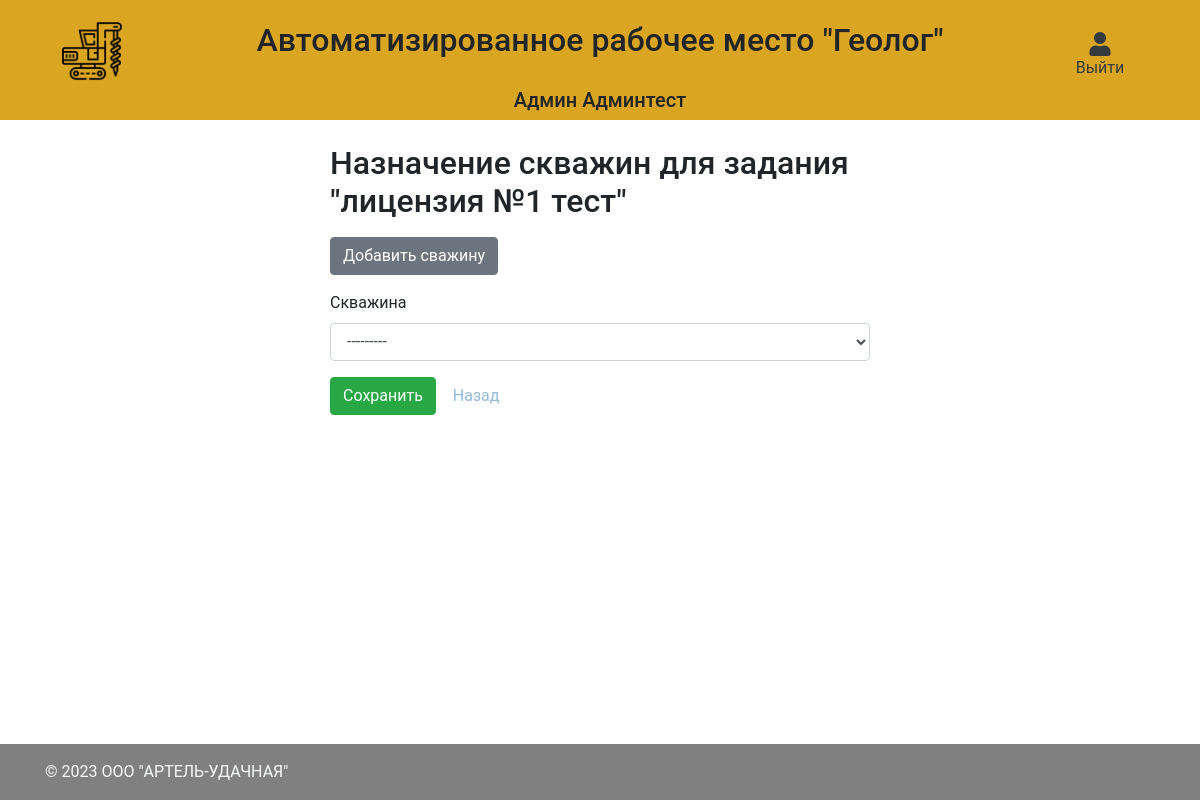
Page /wells/set_welltasks/1 (signed in) on the committed database.
### main/models.py (models this page shows, shortened)
class CustomUser(AbstractBaseUser, PermissionsMixin):
    username = models.CharField("Логин пользователя", max_length=50, unique=True)
    first_name = models.CharField("Имя", max_length=50)
    last_name = models.CharField("Фамилия", max_length=50)
    patronymic = models.CharField("Отчество", max_length=50, default="нет")
    team = models.ForeignKey(Team, verbose_name="Номер бригады", on_delete=models.CASCADE, null=True)
    phone_number = models.CharField("Номер телефона", max_length=50, default="Не указано")
    email = models.EmailField(verbose_name="Email", max_length=255, unique=True, blank=True, null=True)
    role = models.ForeignKey(Role, on_delete=models.CASCADE, verbose_name="Должность")
    is_superuser = models.BooleanField(default=False)
    is_active = models.BooleanField(default=True)
    is_admin = models.BooleanField(default=False)
    objects = CustomUserManager()
    created_at = models.DateTimeField("Дата создания", auto_now_add=True)
    updated_at = models.DateTimeField("Дата обновления", auto_now=True)
    USERNAME_FIELD = 'username'
    REQUIRED_FIELDS = ['password']
    class Meta:
        verbose_name = "Пользователь"
        verbose_name_plural = "Пользователи"

class License(models.Model):
    short_name = models.CharField("Наименование", max_length=255)
    name = models.TextField("Полное наименование")
    geologist = models.ForeignKey(CustomUser, related_name='geologist_id', on_delete=models.SET_NULL, verbose_name="Геолог", null=True)
    status = models.ForeignKey(LicenseStatus, on_delete=models.CASCADE, verbose_name="Статус")
    used_enginery = models.TextField("Используемая техника", null=True, default="Не назначено")
    watercourses = models.ManyToManyField(WaterCourse, through='LicenseWaterCourse', through_fields=('license', 'watercourse'), verbose_name="Водотоки", blank=True)
    lines = models.ManyToManyField(Line, through='LineLicenseWaterCourse', through_fields=('license', 'line'), verbose_name="Водотоки", blank=True)
    comment = models.TextField("Комментарий", null=True, blank=True)
    created_at = models.DateTimeField("Дата создания", auto_now_add=True)
    updated_at = models.DateTimeField("Дата обновления", auto_now=True)
    class Meta:
        verbose_name = "Лицензия"
        verbose_name_plural = "Лицензии"

### main/views.py (the view)
# urls.py: path('wells/set_welltasks/<int:pk>', views.WellTaskCreateView.as_view(), name='wells_task_add'),
class WellTaskCreateView(LoginRequiredMixin, CreateView):
    template_name = "main/tasks/wells/well_tasks/new.html"
    model = models.WellTask
    form_class = forms.WellTaskCreateForm
    success_url = "/main_menu?target=tasks"
    def get_context_data(self, **kwargs):
        context = super().get_context_data(**kwargs)
        task_id = self.kwargs.get("pk")
        context['task_id'] = task_id
        context['task_name'] = models.License.objects.get(pk=task_id).short_name
        return context

### main/forms.py
class WellTaskCreateForm(forms.ModelForm):
    class Meta:
        model = models.WellTask
        fields = '__all__'

### main/models.py (called while the page is built)
    def __str__(self):
        return self.name

### templates/main/tasks/wells/well_tasks/new.html (shortened to what this page needs)
{% extends "layout.html" %}
{% block content %}
{% load widget_tweaks %}
    <div class="col-12">
        <div class="row justify-content-center">
        <div class="col-md-6">
            <h2>Назначение скважин для задания "{{ task_name }}"</h2>
            <form method="post">
                <div class="form-group">
                    <a href="/wells/add" class="btn btn-secondary mt-2">Добавить сважину</a>
                </div>
                {% for field in form.visible_fields %}
                    {% if field.name == 'task' %}
                        <div class="form-group">
                            <input type="hidden" name="task" value="{{ task_id }}">
                            {% for error in field.errors %}
                                <span class="help-block text-danger">{{ error }}</span>
                            {% endfor %}
                        </div>
                    {% else %}
                        <div class="form-group">
                            <label for="{{ field.id_for_label }}">{{ field.label }}</label>
                            {% render_field field class="form-control" placeholder=field.label %}
                        </div>
                    {% endif %}
                {% endfor %}
                <div class="form-group">
                    <button type="submit" class="btn btn-success">
                     Сохранить
                    </button>
                    <a href="{{request.META.HTTP_REFERER}}" class="btn btn-default">Назад</a>
                </div>
            </form>
        </div>
        </div>
    </div>
{% endblock %}

### templates/layout.html (shortened to what this page needs)
<html lang="en">
    <head>
        <link rel="stylesheet" href="https://maxcdn.bootstrapcdn.com/bootstrap/4.0.0/css/bootstrap.min.css">
        <link rel="stylesheet" href="https://cdnjs.cloudflare.com/ajax/libs/font-awesome/5.15.4/css/all.min.css" />
        <link rel="stylesheet" href="/static/css/main.css" />
    </head>
    <body class="d-flex flex-column min-vh-100">
      <div class="container-fluid navbar-light bg-navbar-main">
        <div class="row">
            <div class="col-12 col-lg-2 text-center mt-3">
              <a href="/"><img class="img-fluid navbar-brand" src="/static/images/navbar_brand.png"></a>
            </div>
            <div class="col-12 col-lg-8 justify-content-center d-flex align-items-center">
              <h2>Автоматизированное рабочее место "Геолог"</h2>
            </div>
            <div class="col-12 col-lg-2 text-center mt-3">
              <ul class="d-none d-lg-block navbar-nav mr-auto mt-2 ml-3 ml-md-0 mt-lg-0 justify-content-center">
                {% if request.user.is_authenticated %}
                  <li class="nav-item dropdown">
                    <a class="nav-link d-flex flex-column text-dark mt-2" href="/logout">
                      <i class="fa fa-user" aria-hidden="true" style="font-size: 24px;"></i> Выйти
                    </a>
                  </li>
                {% else %}
                  {% comment %} <li class="nav-item m-lg-0">
                    <i class="fa fa-user" aria-hidden="true" style="font-size: 24px;">Войти</i>
                  </li> {% endcomment %}
                {% endif %}
              </ul>
            </div>
            <div class="col-12 col-lg-12 justify-content-center d-flex align-items-center">
              <h5 class="text-center">
                {% if request.user.is_authenticated %}
                  {{ request.user.first_name }} {{ request.user.last_name }}
                {% else %}
                  {% comment %} <li class="nav-item m-lg-0">
                    <i class="fa fa-user" aria-hidden="true" style="font-size: 24px;">Войти</i>
                  </li> {% endcomment %}
                {% endif %}
              </h5>
            </div>
        </div>
      </div>
      <div class="container mt-4">
          <div class="row">
              {% block content %}{% endblock %}
          </div>
      </div>
      <footer class="mt-auto py-3" style="background-color: #808080">
        <div class="container">
          <span class="text-light">© 2023 OOO "АРТЕЛЬ-УДАЧНАЯ"</span>
        </div>
      </footer>
    </body>
</html>

### static/css/main.css (style rules this page uses)
body { font-family: "Roboto", sans-serif; height: 100vh; }
.bg-navbar-main { background-color: #DAA520; }
a { color: #92badd; display:inline-block; text-decoration: none; font-weight: 400; }
.navbar-brand { width: 35%!important; }

### rows in the picture
CustomUser: user.first_name "Админ", user.last_name "Админтест"
License: short_name "лицензия №1 тест"

### other values in the picture
{{ field.label }} "Скважина"
